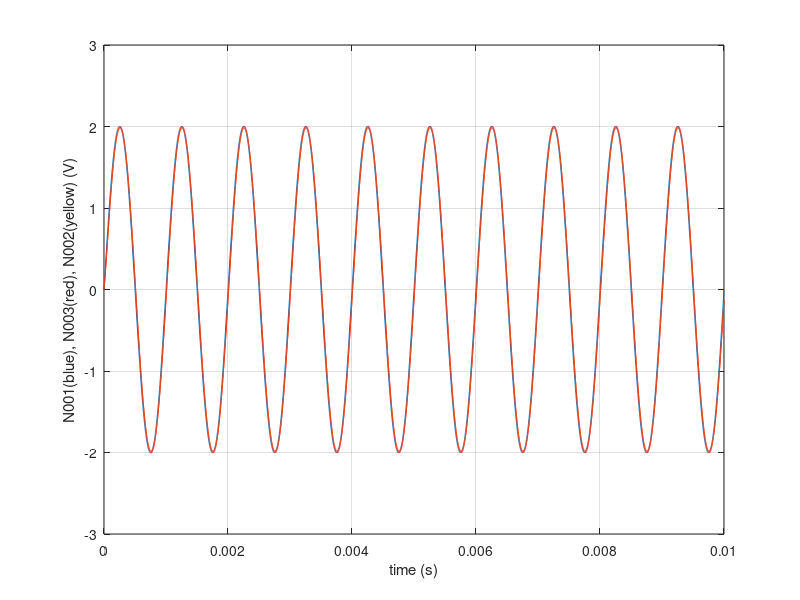
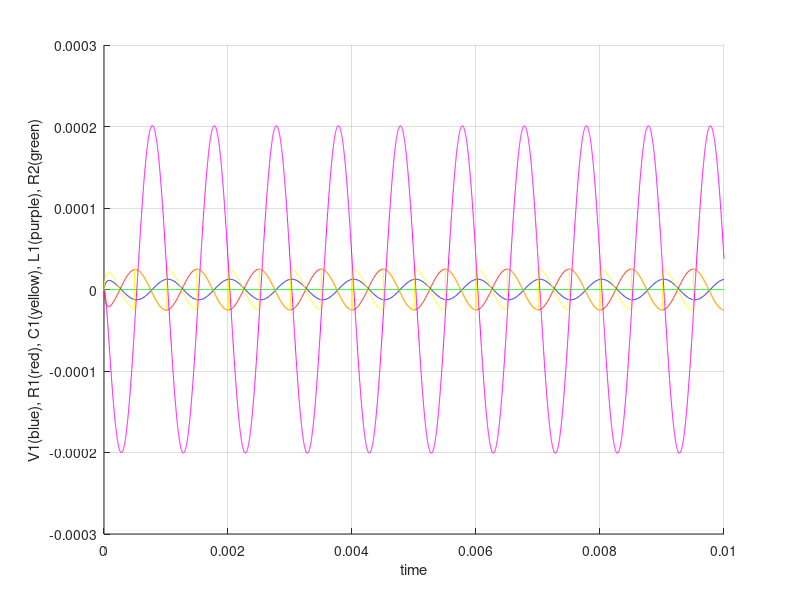

The MATLAB source for these figures, in order:
clear all;
close all;
clc;

data=load('sim2out_parparparpar.txt');
time = data(:,1);
n001 = data(:,2);
n003 = data(:,3);
n002 = data(:,4);

figure(1);clf;
plot(time, n001);
hold on;
plot(time, n003,'r');
plot(time, n002);
grid on;
xlabel('time (s)');
ylabel('N001(blue), N003(red), N002(yellow) (V)');
xlim([0 1*10^(-2)]);


figure(2);clf;
hold on;

v1 = data(:,5);
r1 = data(:,6);
c1 = data(:,7);
l1 = data(:,8);
r2 = data(:,9);

plot(time, v1, 'b');
plot(time, r1, 'r');
plot(time, c1, 'y');
plot(time, l1, 'm');
plot(time, r2, 'g');
grid on;
xlabel('time');
ylabel('V1(blue), R1(red), C1(yellow), L1(purple), R2(green)');
xlim([0 1*10^(-2)]);
